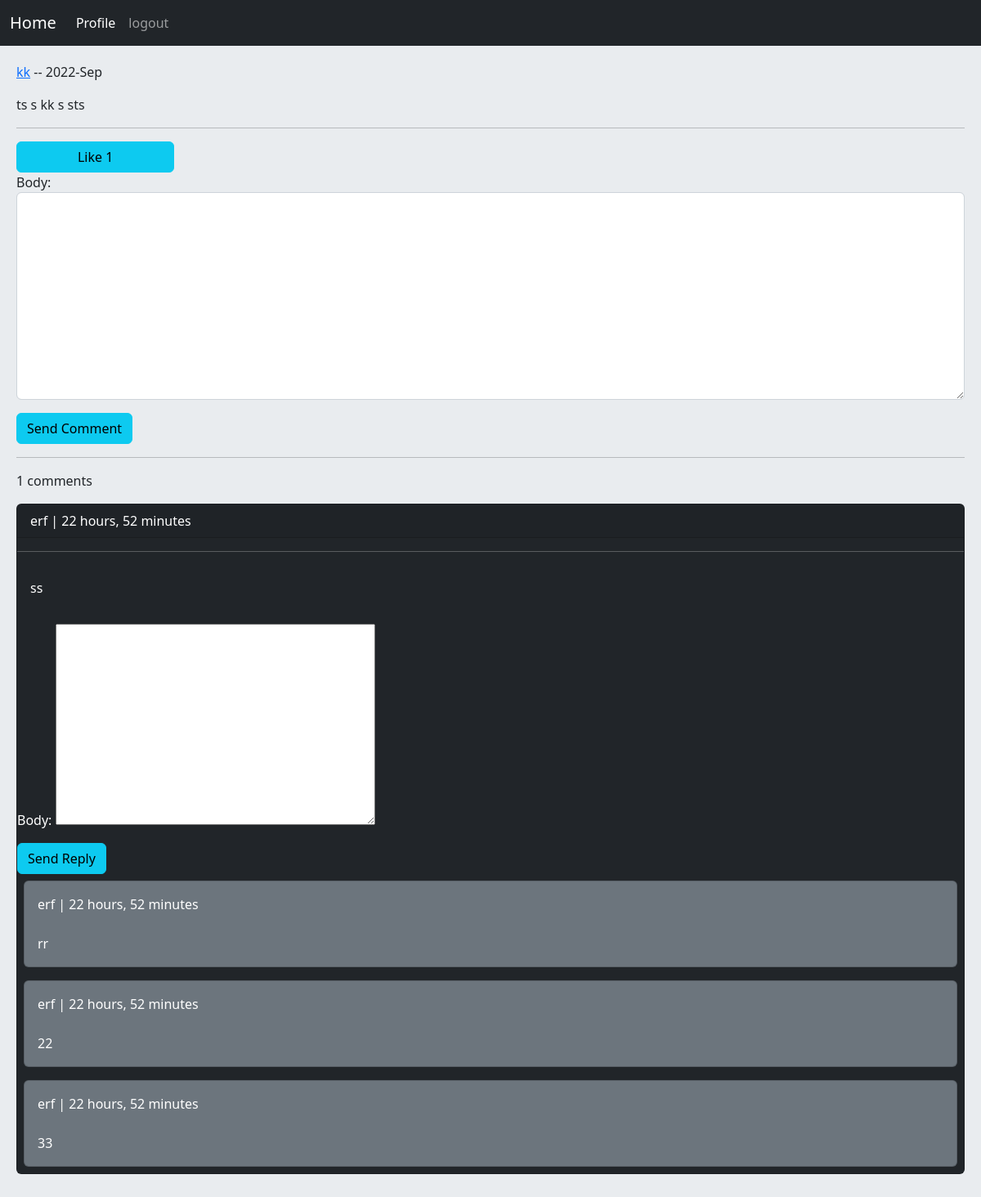
/post/11/ts-s-kk-s-sts/ (signed in), run on the app's committed database.
### home/models.py (models this page shows, shortened)
class Post(models.Model):
    user = models.ForeignKey(User, on_delete=models.CASCADE, related_name='posts')
    body = models.TextField()
    slug = models.SlugField()
    created = models.DateTimeField(auto_now_add=True)
    updated = models.DateTimeField(auto_now=True)
    class Meta:
        ordering = ('-created', 'body')
    def likes_count(self):
        return self.pvotes.count()

class Comments(models.Model):
    user = models.ForeignKey(User, on_delete=models.CASCADE, related_name='ucomments')
    post = models.ForeignKey(Post, on_delete=models.CASCADE, related_name='pcomments')
    reply = models.ForeignKey('self', on_delete=models.CASCADE, related_name='rcomments', blank=True, null=True)
    is_reply = models.BooleanField(default=False)
    body = models.TextField(max_length=400)
    created = models.DateTimeField(auto_now_add=True)

### home/views.py (the view, shortened to what this page needs)
# urls.py: path('post/<int:post_id>/<slug:post_slug>/', views.PostDetailView.as_view(), name='post_detail'),
class PostDetailView(View):
    form_class = CommentCreateForm
    form_class_reply = CommentReplyForm
    def setup(self, request, *args, **kwargs):
        self.post_instance = Post.objects.get(pk=kwargs['post_id'], slug=kwargs['post_slug'])
        return super().setup(request, *args, **kwargs)
    def get(self,request, *args, **kwargs):
        try:
            comments = self.post_instance.pcomments.filter(is_reply=False)
            return render(request, 'home/detail.html', {'post': self.post_instance,
                                                        'comments': comments,
                                                        'form': self.form_class,
                                                        'reply_form': self.form_class_reply, })
        except ObjectDoesNotExist:
            messages.warning(request, 'Page Not Found', 'warning')
            return redirect('home:home')

### home/templates/home/detail.html (shortened to what this page needs)
{% extends 'base.html' %}
{% block content %}
        <p><a class="" href="{% url 'accounts:user_profile' post.user.id %}">{{ post.user.username }}</a> -- {{ post.updated|date:"Y-M" }}</p>
        <p>{{ post.body }}</p>
    <hr/>
    {% if request.user.is_authenticated %}
        <a href="{% url 'home:post_like' post.id %}" class="btn btn-info col-md-2"> Like {{ post.likes_count }} </a>
        <form action="" method="post">
            {{ form.as_p }}
            <input class="btn btn-info" type="submit" value="Send Comment">
        </form>
    {% else %}
        <p class="alert alert-warning"> Only Logged in Users Can Comment </p>
    {% endif %}
    <hr/>
    <p>{{ comments.count }} comments</p>
    {% for comment in comments %}
        <div class="card bg-dark text-white">
            <p class="card-header">{{ comment.user }} | {{ comment.created|timesince }}</p>
            <hr/>
            <p class="card-body">{{ comment.body }}</p>
            {% if request.user.is_authenticated %}
                <form class="" action="{% url 'home:add_reply' post.id comment.id %}" method="post">
                    {{ reply_form.as_p }}
                    <input class="btn btn-info" type="submit" value="Send Reply">
                </form>
            {% endif %}
            {% with replies=comment.rcomments.all %}
                {% for reply in replies %}
                <div class="card bg-secondary text-white p-2 m-2">
                    <p class="card-body p-1 m-1"> {{ reply.user }} | {{ comment.created|timesince }}
                    <br/><br/>{{ reply.body }} </p>
                </div>
                {% endfor %}
            {% endwith %}
        </div>
        <br/>
    {% empty %}
        <p> There Is No Reply For This Post.. </p>
    {% endfor %}
{% endblock %}

### data on the page
Post: user.username "kk", updated "2022-Sep", body "ts s kk s sts", likes_count "1"
Comments: user "erf", created "22 hours, 52 minutes", body "ss"
Comments: user "erf", body "rr"
Comments: user "erf", body "22"
Comments: user "erf", body "33"

### other printed values
{{ comments.count }} "1"
